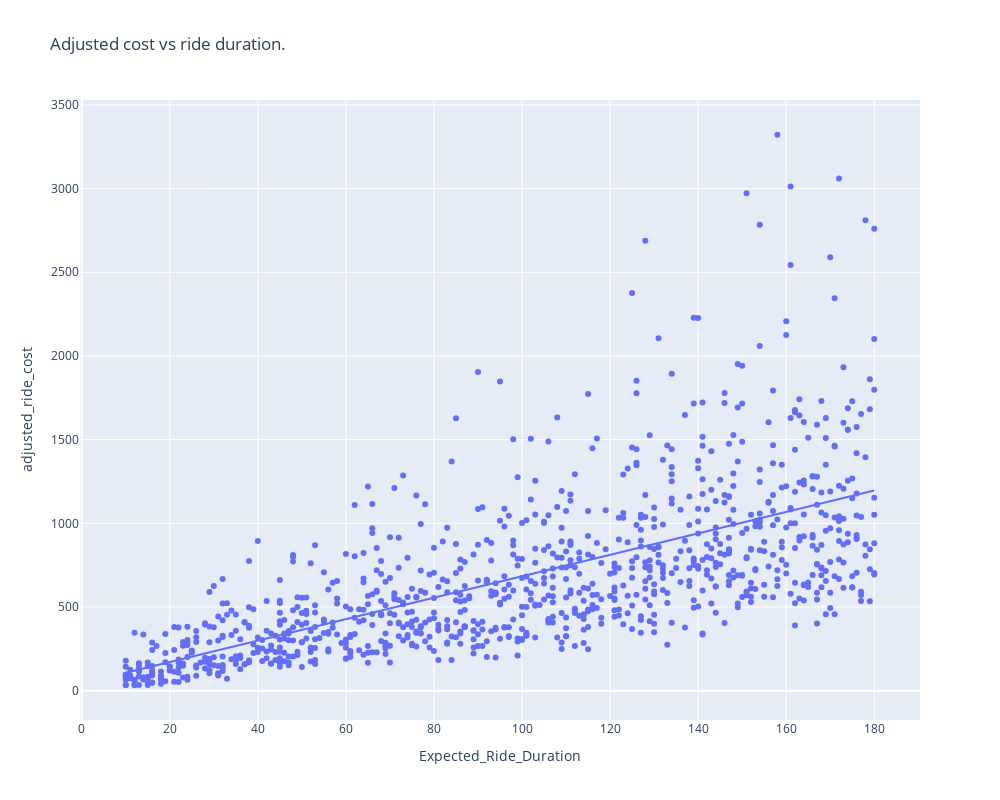

The notebook cell saved with this chart:
### Code cell
fig=px.scatter(data,x="Expected_Ride_Duration",y="adjusted_ride_cost",trendline="ols",title="Adjusted cost vs ride duration.")
fig.update_layout(height=800,width=1000)

fig.write_image("Adjusted cost vs time.png")

fig.show()

### Figure 1 — Plotly figure (JSON) as saved in the notebook; plotly's stock layout.template omitted (floating-point values rounded to 4 significant figures; data arrays with more than 128 entries replaced by an {"elided": "..."} marker saying what was removed)
{"data": [{"hovertemplate": "Expected_Ride_Duration=%{x}<br>adjusted_ride_cost=%{y}<extra></extra>", "legendgroup": "", "marker": {"color": "#636efa", "symbol": "circle"}, "mode": "markers", "name": "", "orientation": "v", "showlegend": false, "type": "scatter", "x": {"elided": "1000 int values"}, "xaxis": "x", "y": {"elided": "1000 float values"}, "yaxis": "y"}, {"hovertemplate": "<b>OLS trendline</b><br>adjusted_ride_cost = 6.41066 * Expected_Ride_Duration + 42.715<br>R<sup>2</sup>=0.426517<br><br>Expected_Ride_Duration=%{x}<br>adjusted_ride_cost=%{y} <b>(trend)</b><extra></extra>", "legendgroup": "", "marker": {"color": "#636efa", "symbol": "circle"}, "mode": "lines", "name": "", "showlegend": false, "type": "scatter", "x": {"elided": "1000 int values"}, "xaxis": "x", "y": {"elided": "1000 float values"}, "yaxis": "y"}], "layout": {"height": 800, "legend": {"tracegroupgap": 0}, "title": {"text": "Adjusted cost vs ride duration."}, "width": 1000, "xaxis": {"anchor": "y", "domain": [0, 1], "title": {"text": "Expected_Ride_Duration"}}, "yaxis": {"anchor": "x", "domain": [0, 1], "title": {"text": "adjusted_ride_cost"}}}}
